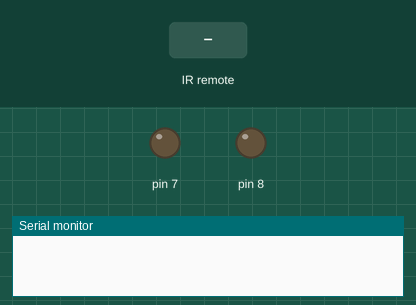
Simulated run of this sketch. Board: Arduino Uno, built with avr-gcc and run on an emulated ATmega328P. On the bench: output pins drawn as LEDs (lit = HIGH), the last lines printed to the serial monitor. Inputs (shaded band) come from the test bench.

Above: at 1.2 s.
1.3 s: infrared code 0xFF5AA5 received
At 1.45 s:
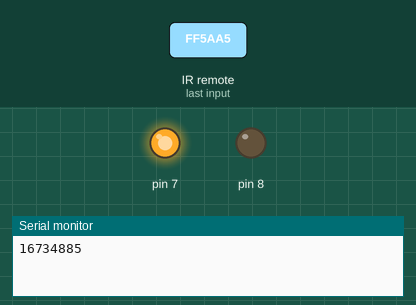
4.3 s: infrared code 0xFFA25D received
At 6.0 s:
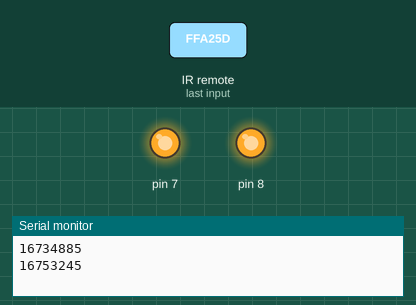
7.3 s: infrared code 0xFFB04F received
At 8.0 s:
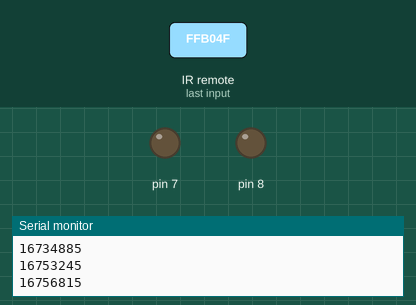
8.9 s: infrared code 0x3D9AE3F7 received
At 9.3 s:
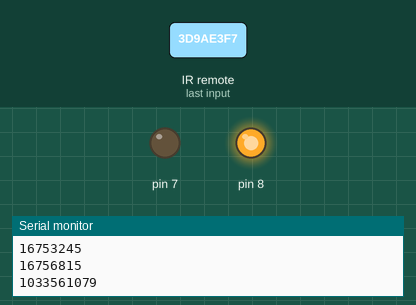
Timing chart, 0 to 11.5 s (numbered marks = the images above; inputs shaded):
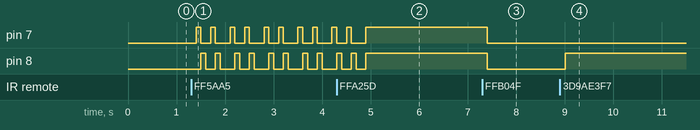

The sketch:

ir_remote.ino
```cpp
#include<IRremote.h>

IRrecv Madhu(11);
decode_results results;
void setup() {
  Serial.begin(9600);
  Madhu.enableIRIn();
  pinMode(8, OUTPUT);
    pinMode(7, OUTPUT);
}

void loop() {
  if(Madhu.decode(&results)){
    Serial.println(results.value, DEC);
    Madhu.resume();
    }
delay(100);

  long val = results.value;

  if(val == 16753245){
    digitalWrite(7, HIGH);
     digitalWrite(8, HIGH);
   }

  if(val == 16756815){
    digitalWrite(7, LOW);
     digitalWrite(8, LOW);
   }
   //////////////////////////// peo tv


  if(val == 3251406457){
    digitalWrite(7, HIGH);
     digitalWrite(8, HIGH);
   }

  if(val == 3251390137){
    digitalWrite(7, LOW);
     digitalWrite(8, LOW);
   }


   //////////////////
    if(val == 1033561079){
      digitalWrite(8, HIGH);
      }

    if(val == 1635910171){
      digitalWrite(7, HIGH);
      }

  if(val == 16716015){
    digitalWrite(7, LOW);

    }

    if(val == 1217346747){
      digitalWrite(8, LOW);
     }

         if(val == 16734885){

      digitalWrite(7, HIGH);
      delay(100);
        digitalWrite(7, LOW);

       digitalWrite(8, HIGH);
      delay(100);
        digitalWrite(8, LOW);
      delay(100);
      digitalWrite(7, HIGH);
      delay(100);
        digitalWrite(7, LOW);

       digitalWrite(8, HIGH);
      delay(100);
        digitalWrite(8, LOW);
      delay(100);
     }


}
```

Measured:
- after the input at 1.3 s, pin 7: LOW → HIGH after 0.10 s, then repeats every 0.70 s: LOW 0.20 s, HIGH 0.10 s, LOW 0.30 s, HIGH 0.10 s; pin 8: LOW → HIGH after 0.20 s, then repeats every 0.70 s: LOW 0.20 s, HIGH 0.10 s, LOW 0.30 s, HIGH 0.10 s
- after the input at 4.3 s, pin 7: goes on until 4.9 s, then stays HIGH
- after the input at 7.3 s, pin 7, pin 8: HIGH → LOW after 0.11 s
- after the input at 8.9 s, pin 8: LOW → HIGH after 0.11 s
